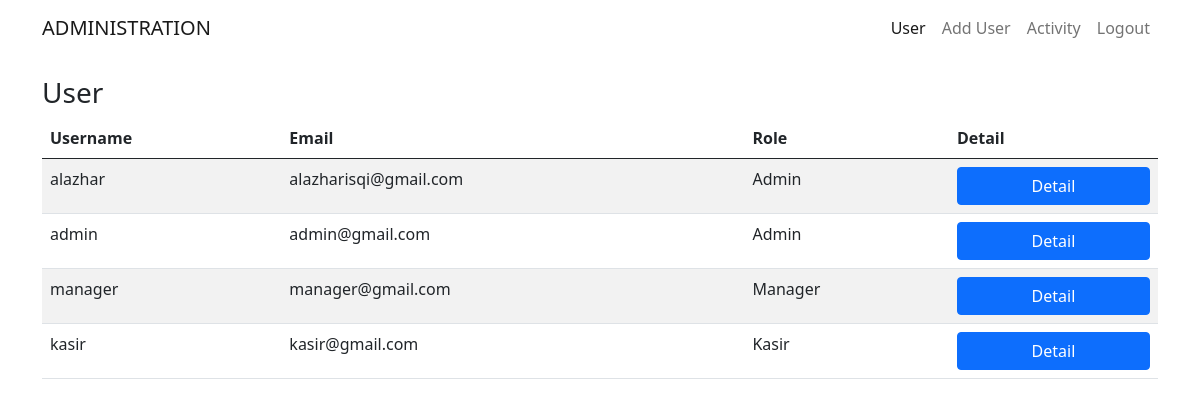
Screenshot of /adminsite/ (signed in) with the database file from the repository.
### adminpage/models.py (models this page shows, shortened)
class User(AbstractUser):
    roles = (
        ('Admin', 'Admin'),
        ('Manager', 'Manager'),
        ('Kasir', 'Kasir'),
    )
    role = models.CharField(max_length=200, choices=roles, null=True, blank=True)

### adminpage/views.py (the view)
# urls.py: path('', views.admin, name='admin'),
@login_required(login_url='login')
def admin(request):
    user = User.objects.all()
    context = {'user' : user}
    return render(request, 'admin.html', context)

### adminpage/templates/admin.html (shortened to what this page needs)
<!doctype html>
<html lang="en">
  <head>
    <link href="https://cdn.jsdelivr.net/npm/bootstrap@5.0.2/dist/css/bootstrap.min.css" rel="stylesheet">
  </head>
  <body>
    <section id="navbar">
    <nav class="navbar navbar-expand-lg navbar-light">
        <div class="container">
          <a class="navbar-brand" href="#">ADMINISTRATION</a>
          <div class="collapse navbar-collapse" id="navbarSupportedContent">
            <ul class="navbar-nav ms-auto mb-2 mb-lg-0">
              <li class="nav-item">
                <a class="nav-link active" aria-current="page" href="#">User</a>
              </li>
              <li class="nav-item">
                <a class="nav-link" aria-current="page" href="{% url 'adduser' %}">Add User</a>
              </li>
              <li class="nav-item">
                <a class="nav-link" aria-current="page" href="{% url 'logadmin' %}">Activity</a>
              </li>
              <li class="nav-item">
                <a class="nav-link" aria-current="page" href="{% url 'logout' %}">Logout</a>
              </li>
            </ul>
          </div>
        </div>
      </nav>
    </section>
    <section id="user">
        <div class="container">
            <div class="row justify-content-center">
                <div class="col-md">
                    <h3>User</h3>
                    <table class="table table-striped">
                        <thead>
                          <tr>
                            <th scope="col">Username</th>
                            <th scope="col">Email</th>
                            <th scope="col">Role</th>
                            <th scope="col">Detail</th>
                          </tr>
                        </thead>
                        <tbody>
                          <tr>
                            {% for user in user %}
                            <td>{{user.username}}</td>
                            <td>{{user.email}}</td>
                            <td>{{user.role}}</td>
                            <td><a href="{% url 'detailuser' id=user.id %}" class="btn btn-primary">Detail</a></td>
                          </tr>
                          {% endfor %}
                        </tbody>
                      </table>
                </div>
            </div>
        </div>
    </section>
  </body>
</html>

### adminpage/templates/admin.html (style rules this page uses)
#user { margin-top: 20px; }
.btn { width: 100%; }

### rows the page displays
User: username "alazhar", email "alazharisqi@gmail.com", role "Admin"
User: username "admin", email "admin@gmail.com", role "Admin"
User: username "manager", email "manager@gmail.com", role "Manager"
User: username "kasir", email "kasir@gmail.com", role "Kasir"
